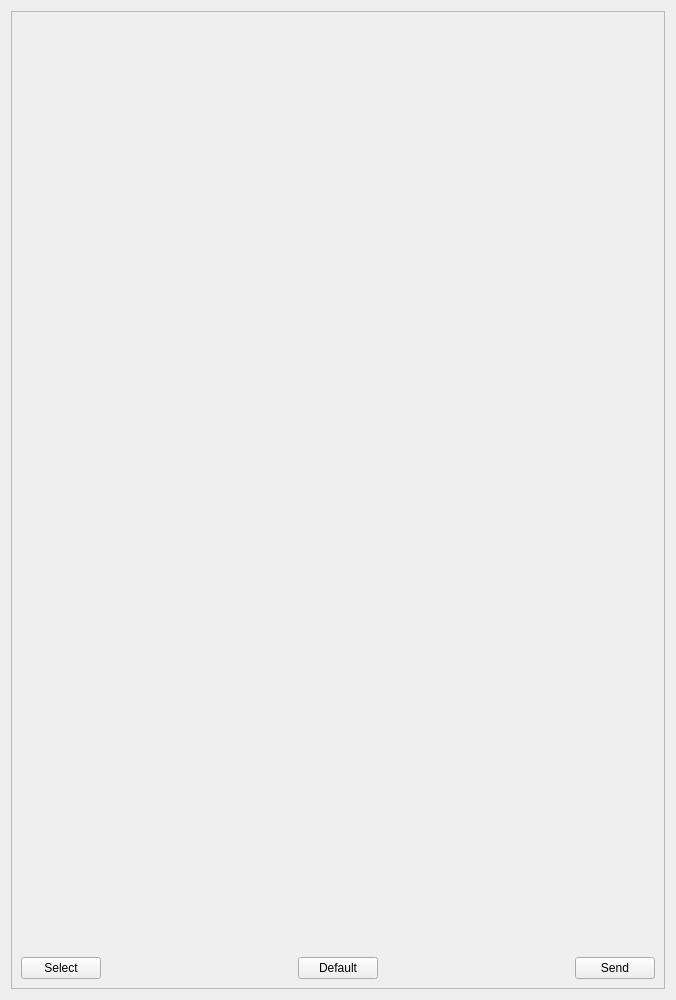
<?xml version="1.0" encoding="UTF-8"?>
<ui version="4.0">
 <class>SetDefaultPictureWindow</class>
 <widget class="QWidget" name="SetDefaultPictureWindow">
  <property name="geometry">
   <rect>
    <x>0</x>
    <y>0</y>
    <width>676</width>
    <height>1000</height>
   </rect>
  </property>
  <property name="windowTitle">
   <string>Default Picture Window</string>
  </property>
  <layout class="QVBoxLayout" name="verticalLayout">
   <item>
    <widget class="QScrollArea" name="scrollArea">
     <property name="widgetResizable">
      <bool>true</bool>
     </property>
     <widget class="QWidget" name="scrollAreaWidgetContents">
      <property name="geometry">
       <rect>
        <x>0</x>
        <y>0</y>
        <width>656</width>
        <height>980</height>
       </rect>
      </property>
      <layout class="QVBoxLayout" name="verticalLayout_2">
       <item>
        <widget class="QLabel" name="pictureLabel">
         <property name="sizePolicy">
          <sizepolicy hsizetype="Expanding" vsizetype="Expanding">
           <horstretch>0</horstretch>
           <verstretch>0</verstretch>
          </sizepolicy>
         </property>
         <property name="text">
          <string/>
         </property>
        </widget>
       </item>
       <item>
        <layout class="QHBoxLayout" name="horizontalLayout">
         <item>
          <widget class="QPushButton" name="selectPicturePushButton">
           <property name="text">
            <string>Select</string>
           </property>
          </widget>
         </item>
         <item>
          <spacer name="horizontalSpacer_2">
           <property name="orientation">
            <enum>Qt::Horizontal</enum>
           </property>
           <property name="sizeHint" stdset="0">
            <size>
             <width>40</width>
             <height>20</height>
            </size>
           </property>
          </spacer>
         </item>
         <item>
          <widget class="QPushButton" name="defaultPushButton">
           <property name="text">
            <string>Default</string>
           </property>
          </widget>
         </item>
         <item>
          <spacer name="horizontalSpacer">
           <property name="orientation">
            <enum>Qt::Horizontal</enum>
           </property>
           <property name="sizeHint" stdset="0">
            <size>
             <width>40</width>
             <height>20</height>
            </size>
           </property>
          </spacer>
         </item>
         <item>
          <widget class="QPushButton" name="sendPushButton">
           <property name="text">
            <string>Send</string>
           </property>
          </widget>
         </item>
        </layout>
       </item>
      </layout>
     </widget>
    </widget>
   </item>
  </layout>
 </widget>
 <resources/>
 <connections/>
</ui>
